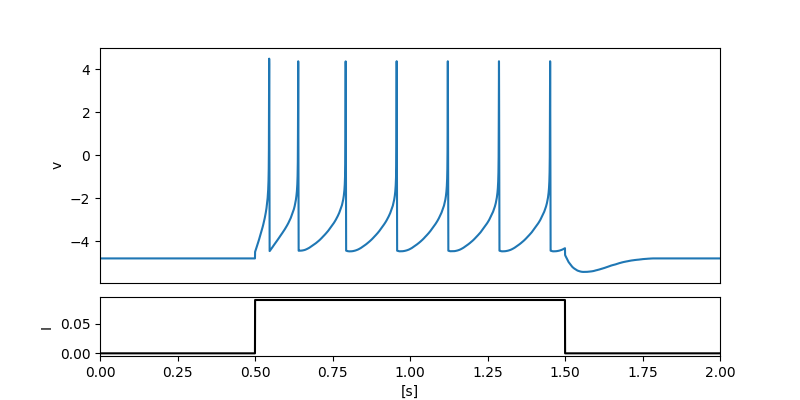

The Python source for this figure:
from src import PQNModel
import numpy as np
import matplotlib.pyplot as plt
from matplotlib import gridspec
from tqdm import tqdm
import time
import networkx as nx

if __name__ == "__main__":

    start = time.time()
    #りざばーのネットワーク作る
    #network可視化
    #学習アルゴリズム追加
    #8:2で興奮と抑制混ぜる

    # set a PQN cell
    # you can use RSexci, RSinhi, FS, LTS, IB, EB, PB, or Class2 mode
    N = 1000
    cell0=PQNModel(mode='RSexci', N = N)

    # length of simulation [s]
    tmax=2

    # set the number of iterations
    number_of_iterations=int(tmax/cell0.PARAM['dt'])

    # set step input
    I=np.zeros(number_of_iterations)
    I[int(number_of_iterations/4):int(number_of_iterations/4*3)] = 0.09

    # run simulatiion
    v0= np.zeros((number_of_iterations, N))
    for i in tqdm(range(number_of_iterations)):
        cell0.update(I[i])
        v0[i] = (cell0.get_membrane_potential())

    print(v0.shape)
    end = time.time()
    print(f"Simulation time: {end - start:.2f} seconds")

    # plot simulation result
    fig = plt.figure(figsize=(8,4))
    spec = gridspec.GridSpec(ncols=1, nrows=2, figure=fig, hspace=0.1, height_ratios=[4, 1])
    ax0 = fig.add_subplot(spec[0])
    ax1 = fig.add_subplot(spec[1])
    ax0.plot([i*cell0.PARAM['dt'] for i in range(0, number_of_iterations)], v0[:,2])
    ax0.set_xlim(0, tmax)
    ax0.set_ylabel("v")
    ax0.set_xticks([])
    ax1.plot([i*cell0.PARAM['dt'] for i in range(0, number_of_iterations)], I, color="black")
    ax1.set_xlim(0, tmax)
    ax1.set_xlabel("[s]")
    ax1.set_ylabel("I")
    plt.savefig("demo.png")
    plt.show()
